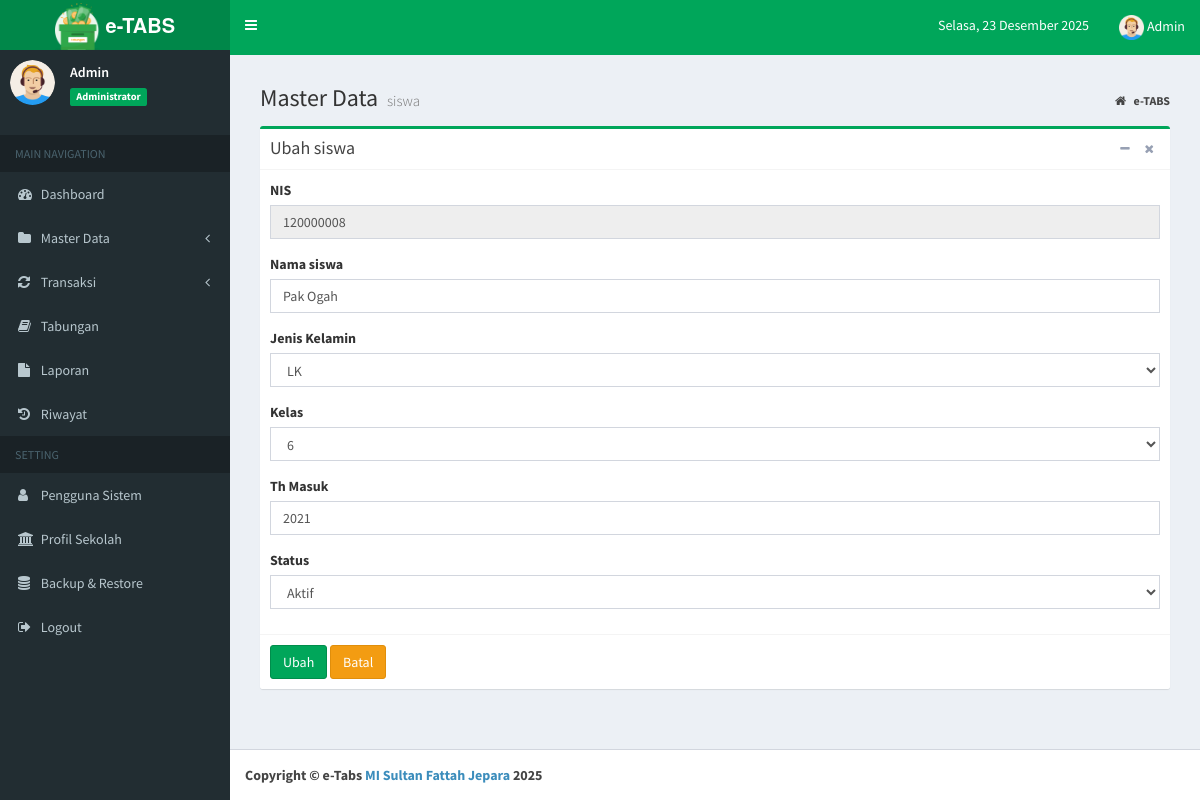
The app's page /index.php?page=MyApp/edit_siswa&kode=120000008 (signed in), older data.
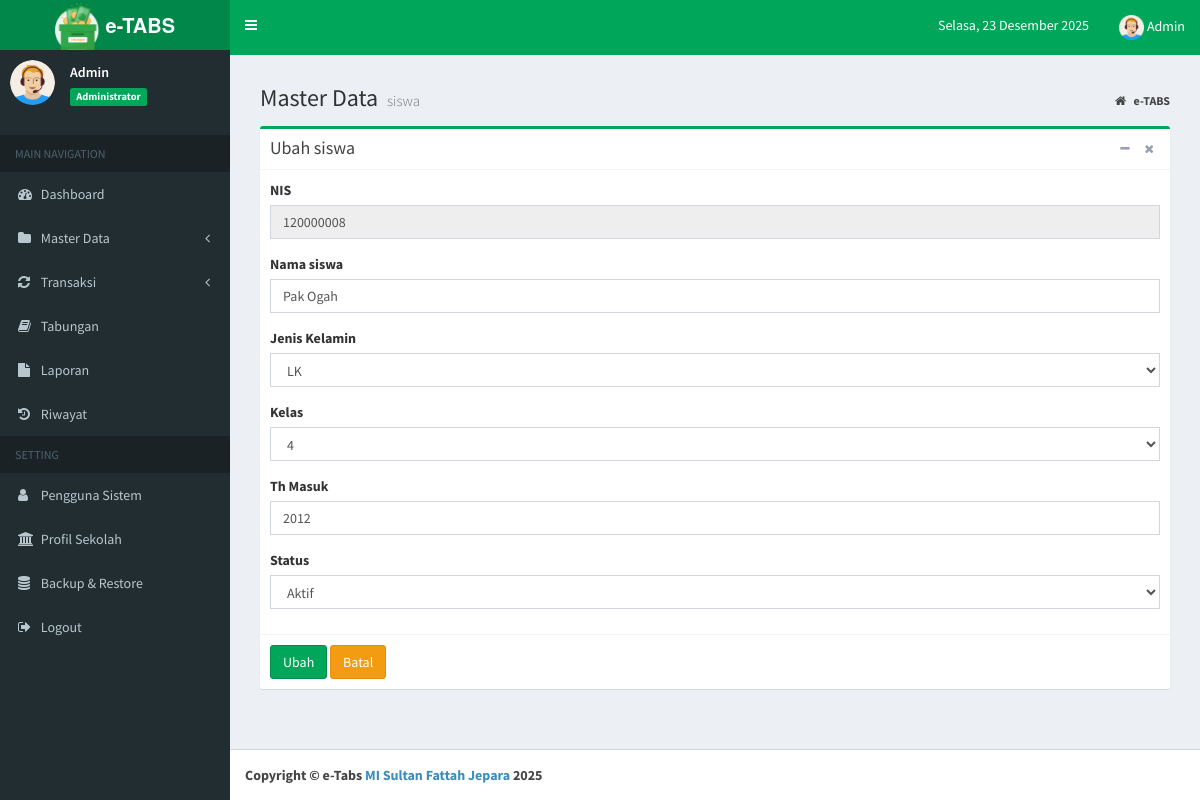
The same page, newer data.
### tables this page shows
CREATE TABLE `tb_siswa` (
  `nis` char(12) NOT NULL,
  `nama_siswa` varchar(40) NOT NULL,
  `jekel` enum('LK','PR') NOT NULL,
  `id_kelas` int(11) NOT NULL,
  `status` enum('Aktif','Lulus','Pindah') NOT NULL,
  `th_masuk` year(4) NOT NULL,
  PRIMARY KEY (`nis`),
  KEY `id_kelas` (`id_kelas`),
  CONSTRAINT `tb_siswa_ibfk_1` FOREIGN KEY (`id_kelas`) REFERENCES `tb_kelas` (`id_kelas`) ON DELETE CASCADE ON UPDATE CASCADE
);

CREATE TABLE `tb_kelas` (
  `id_kelas` int(11) NOT NULL AUTO_INCREMENT,
  `kelas` varchar(20) NOT NULL,
  PRIMARY KEY (`id_kelas`)
);

### admin/siswa/edit_siswa.php (the view, shortened to what this page needs)
<?php
    if(isset($_GET['kode'])){
        $sql_cek = "SELECT * FROM tb_siswa WHERE nis='".$_GET['kode']."'";
        $query_cek = mysqli_query($koneksi, $sql_cek);
        $data_cek = mysqli_fetch_array($query_cek,MYSQLI_BOTH);
    }
?>
<section class="content-header">
    <h1>
        Master Data
        <small>siswa</small>
    </h1>
    <ol class="breadcrumb">
        <li>
            <a href="index.php">
                <i class="fa fa-home"></i>
                <b>e-TABS</b>
            </a>
        </li>
    </ol>
</section>
<section class="content">
    <div class="row">
        <div class="col-md-12">
            <div class="box box-success">
                <div class="box-header with-border">
                    <h3 class="box-title">Ubah siswa</h3>
                    <div class="box-tools pull-right">
                        <button type="button" class="btn btn-box-tool" data-widget="collapse">
                            <i class="fa fa-minus"></i>
                        </button>
                        <button type="button" class="btn btn-box-tool" data-widget="remove">
                            <i class="fa fa-remove"></i>
                        </button>
                    </div>
                </div>
                <form action="" method="post" enctype="multipart/form-data">
                    <div class="box-body">
                        <div class="form-group">
                            <label>NIS</label>
                            <input type='text' class="form-control" name="nis" value="<?php echo $data_cek['nis']; ?>"
                                readonly>
                        </div>
                        <div class="form-group">
                            <label>Nama siswa</label>
                            <input class="form-control" name="nama_siswa"
                                value="<?php echo $data_cek['nama_siswa']; ?>" />
                        </div>
                        <div class="form-group">
                            <label>Jenis Kelamin</label>
                            <select name="jekel" id="jekel" class="form-control" required>
                                <?php
                                if ($data_cek['jekel'] == "LK") echo "<option value='LK' selected>LK</option>";
                                else echo "<option value='LK'>LK</option>";
                            ?>
                            </select>
                        </div>
                        <div class="form-group">
                            <label>Kelas</label>
                            <select name="id_kelas" id="id_kelas" class="form-control" required>
                                <?php
                                    $query = "select * from tb_kelas";
                                    $hasil = mysqli_query($koneksi, $query);
                                    while ($row = mysqli_fetch_array($hasil)) {
                                    ?>
                                <option value="<?php echo $row['id_kelas'] ?>" <?=$data_cek[
								 'id_kelas']==$row[ 'id_kelas'] ? "selected" : null ?>>
                                    <?php echo $row['kelas'] ?>
                                </option>
                                <?php
                            }
                            ?>
                            </select>
                        </div>
                        <div class="form-group">
                            <label>Th Masuk</label>
                            <input class="form-control" name="th_masuk" value="<?php echo $data_cek['th_masuk']; ?>">
                        </div>
                        <div class="form-group">
                            <label>Status</label>
                            <select name="status" id="status" class="form-control" required>
                                <?php
                                if ($data_cek['status'] == "Aktif") echo "<option value='Aktif' selected>Aktif</option>";
                                else echo "<option value='Aktif'>Aktif</option>";
                            ?>
                            </select>
                        </div>
                    </div>
                    <div class="box-footer">
                        <input type="submit" name="Ubah" value="Ubah" class="btn btn-success">
                        <a href="?page=MyApp/data_siswa" class="btn btn-warning">Batal</a>
                    </div>
                </form>
            </div>
</section>

Row changes from the older to the newer data that the page shows:
changed tb_siswa "Pak Ogah": id_kelas "6" → "4"; th_masuk "2021" → "2012"
